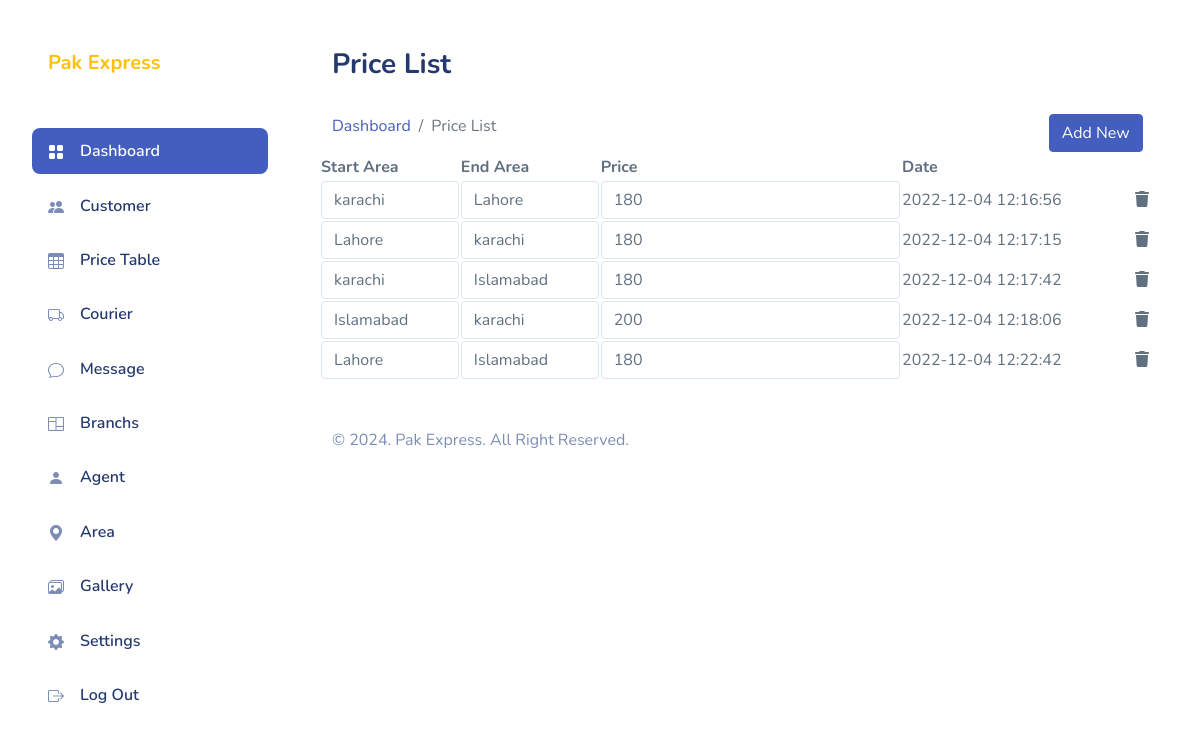
/Admin/price.php (signed in), run on the app's committed database.
### tables this page shows
CREATE TABLE `price_table` (
  `price_id` int(11) NOT NULL,
  `start_area` varchar(255) NOT NULL,
  `end_area` varchar(255) NOT NULL,
  `price` int(255) NOT NULL,
  `is_deleted` int(255) NOT NULL,
  `date_updated` datetime NOT NULL
);

CREATE TABLE `area` (
  `area_id` int(11) NOT NULL,
  `area_name` varchar(255) NOT NULL,
  `is_deleted` int(255) NOT NULL
);

### server/inc/get.php (called while the page is built, shortened)
<?php
function getAllArea()
{
    include 'connection.php';
    $viewcat = "SELECT * FROM area WHERE is_deleted = 0";
    return mysqli_query($con, $viewcat);
}
function getAllPrice()
{
    include 'connection.php';
    $viewcat = "SELECT * FROM price_table WHERE is_deleted = 0";
    return mysqli_query($con, $viewcat);
}

### Admin/price.php (the view, shortened to what this page needs)
<!DOCTYPE html>
<html lang="en">
<?php include 'pages/head.php'; ?>
<body>
    <div id="app">
        <div id="sidebar" class="active">
            <div class="sidebar-wrapper active">
                <div class="sidebar-header">
                    <div class="d-flex justify-content-between mt-0 px-2">
                        <h1 class="mb-0"><a href="index.php" class="text-warning h5 mb-0 px-2 ">Pak Express </a></h1>
                    </div>
                </div>
                <div class="sidebar-menu">
                    <ul class="menu">
                        <li class="sidebar-item active ">
                            <a href="index.php" class='sidebar-link'>
                                <i class="bi bi-grid-fill"></i>
                                <span>Dashboard</span>
                            </a>
                        </li>
                        <li class="sidebar-item ">
                            <a href="customer.php" class='sidebar-link'>
                                <i class="bi bi-people-fill"></i>
                                <span>Customer</span>
                            </a>
                        </li>
                        <li class="sidebar-item">
                            <a href="price.php" class='sidebar-link'>
                                <i class="bi bi-table"></i>
                                <span>Price Table</span>
                            </a>
                        </li>
                        <li class="sidebar-item">
                            <a href="courier.php" class='sidebar-link'>
                                <i class="bi bi-truck"></i>
                                <span>Courier</span>
                            </a>
                        </li>
                        <li class="sidebar-item">
                            <a href="message.php" class='sidebar-link'>
                                <i class="bi bi-chat"></i>
                                <span>Message</span>
                            </a>
                        </li>
                        <?php if (isset($_SESSION['admin']) && $_SESSION['admin'] == 'admin') : ?>
                            <li class="sidebar-item">
                                <a href="branch.php" class='sidebar-link'>
                                    <i class="bi bi-columns"></i>
                                    <span>Branchs</span>
                                </a>
                            </li>
                        <?php endif; ?>
                        <li class="sidebar-item">
                            <a href="agent.php" class='sidebar-link'>
                                <i class="bi bi-person-fill"></i>
                                <span>Agent </span>
                            </a>
                        </li>
                        <?php if (isset($_SESSION['admin']) && $_SESSION['admin'] == 'admin') : ?>
                            <li class="sidebar-item">
                                <a href="area.php" class='sidebar-link'>
                                    <i class="bi bi-geo-alt-fill"></i>
                                    <span>Area</span>
                                </a>
                            </li>
                            <li class="sidebar-item">
                                <a href="gallery.php" class='sidebar-link'>
                                    <i class="bi bi-images"></i>
                                    <span>Gallery</span>
                                </a>
                            </li>
                        <?php endif; ?>
                        <li class="sidebar-item">
                            <a href="settings.php" class='sidebar-link'>
                                <i class="bi bi-gear-fill"></i>
                                <span>Settings</span>
                            </a>
                        </li>
                        <li class="sidebar-item">
                            <a href="logout.php" class='sidebar-link'>
                                <i class="bi bi-box-arrow-right"></i>
                                <span>Log Out</span>
                            </a>
                        </li>
                    </ul>
                </div>
            </div>
        </div>
        <div id="main">
            <div class="page-heading">
                <h3>Price List</h3>
            </div>
            <div class="row">
                <div class="col-lg-10">
                    <nav aria-label="breadcrumb">
                        <ol class="breadcrumb">
                            <li class="breadcrumb-item"><a href="index.php">Dashboard</a></li>
                            <li class="breadcrumb-item active" aria-current="page">Price List</li>
                        </ol>
                    </nav>
                </div>
                <div class="col-lg-2">
                    <button class="btn btn-primary" data-bs-toggle="modal" data-bs-target="#PriceModal"> Add
                        New</button>
                </div>
            </div>
            <div class="page-content">
                <section class="row">
                    <div class="col-12 col-lg-12">
                        <div class="row">
                            <table id="datatablesSimple">
                                <thead>
                                    <tr>
                                        <th>Start Area</th>
                                        <th>End Area</th>
                                        <th>Price</th>
                                        <th>Date</th>
                                        <th></th>
                                    </tr>
                                </thead>
                                <tbody>
                                    <?php
                                    $getall = getAllPrice();
                                    while ($row = mysqli_fetch_assoc($getall)) {
                                        $price_id = $row['price_id']; ?>
                                        <tr>
                                            <td><select onchange="updateData(this, '<?php echo $price_id; ?>', 'start_area', 'price_table', 'price_id');" id="start_area <?php echo $price_id; ?>" class='form-control norad tx12' name="start_area" type='text'>
                                                    <?php
                                                    $getallCat = getAllArea();
                                                    while ($row2 = mysqli_fetch_assoc($getallCat)) { ?>
                                                        <option value="<?php echo $row2['area_id']; ?>" <?php if ($row['start_area'] == $row2['area_id']) echo "selected"; ?>>
                                                            <?php echo $row2['area_name']; ?></option>
                                                    <?php } ?>
                                                </select>
                                            </td>
                                            <td><select onchange="updateData(this, '<?php echo $price_id; ?>', 'end_area', 'price_table', 'price_id');" id="end_area <?php echo $price_id; ?>" class='form-control norad tx12' name="end_area" type='text'>
                                                    <?php
                                                    $getallCat = getAllArea();
                                                    while ($row2 = mysqli_fetch_assoc($getallCat)) { ?>
                                                        <option value="<?php echo $row2['area_id']; ?>" <?php if ($row['end_area'] == $row2['area_id']) echo "selected"; ?>>
                                                            <?php echo $row2['area_name']; ?></option>
                                                    <?php } ?>
                                                </select>
                                            </td>
                                            <td>
                                                <input type="number" id="price" name="price" required="required" onchange="updateData(this, '<?php echo $price_id; ?>', 'price', 'price_table', 'price_id');" value="<?php echo $row['price']; ?>" class="form-control col-md-7 col-xs-12">
                                            </td>
                                            <td><?php echo $row['date_updated']; ?></td>
                                            <td>
                                                <button type="button" onclick="deleteData(<?php echo $row['price_id']; ?>, 'price_table', 'price_id')" class="btn btn-darkblue"> <i class="fa-solid fa-trash"></i>
                                                </button>
                                            </td>
                                        </tr>
                                    <?php } ?>
                                </tbody>
                            </table>
                        </div>
                    </div>
                </section>
            </div>
            <?php include 'pages/footer.php'; ?>
        </div>
    </div>
</body>
</html>

### Admin/assets/css/app.css (style rules this page uses)
.btn i,.btn svg { width:16px;height:16px }
.btn.btn-danger,.btn.btn-info,.btn.btn-primary,.btn.btn-secondary,.btn.btn-success,.btn.btn-warning { color:#fff }
#sidebar.active .sidebar-wrapper { left:0 }
.sidebar-wrapper { width:300px;height:100vh;position:fixed;top:0;z-index:10;overflow-y:auto;background-color:#fff;bottom:0;transition:left .5s ease-out }
.sidebar-wrapper .sidebar-header { padding:2rem 2rem 1rem;font-size:2rem;font-weight:700 }
.sidebar-wrapper .menu { margin-top:2rem;padding:0 2rem;font-weight:600 }
.sidebar-wrapper .menu .sidebar-link { display:block;padding:.7rem 1rem;font-size:1rem;display:flex;align-items:center;border-radius:.5rem;transition:all .5s;text-decoration:none;color:#25396f }
.sidebar-wrapper .menu .sidebar-link i,.sidebar-wrapper .menu .sidebar-link svg { color:#7c8db5 }
.sidebar-wrapper .menu .sidebar-link span { margin-left:1rem }
.sidebar-wrapper .menu .sidebar-item { list-style:none;margin-top:.5rem;position:relative }
.sidebar-wrapper .menu .sidebar-item.active .sidebar-link { background-color:#435ebe }
.sidebar-wrapper .menu .sidebar-item.active .sidebar-link span { color:#fff }
.sidebar-wrapper .menu .sidebar-item.active .sidebar-link i,.sidebar-wrapper .menu .sidebar-item.active .sidebar-link svg { fill:#fff;color:#fff }
.bi { width:1rem;height:1rem }
#main { margin-left:300px;padding:2rem }
.page-heading { margin:0 0 2rem }
.page-heading h3 { font-weight:700 }
a { text-decoration:none }

### Admin/pages/head.php (style rules this page uses)
body { background-color: #ffffff; }

### data on the page
price_table: start_area "karachi", end_area "Lahore", price "180", date_updated "2022-12-04 12:16:56"
price_table: start_area "Lahore", end_area "karachi", price "180", date_updated "2022-12-04 12:17:15"
price_table: start_area "karachi", end_area "Islamabad", price "180", date_updated "2022-12-04 12:17:42"
price_table: start_area "Islamabad", end_area "karachi", price "200", date_updated "2022-12-04 12:18:06"
price_table: start_area "Lahore", end_area "Islamabad", price "180", date_updated "2022-12-04 12:22:42"
